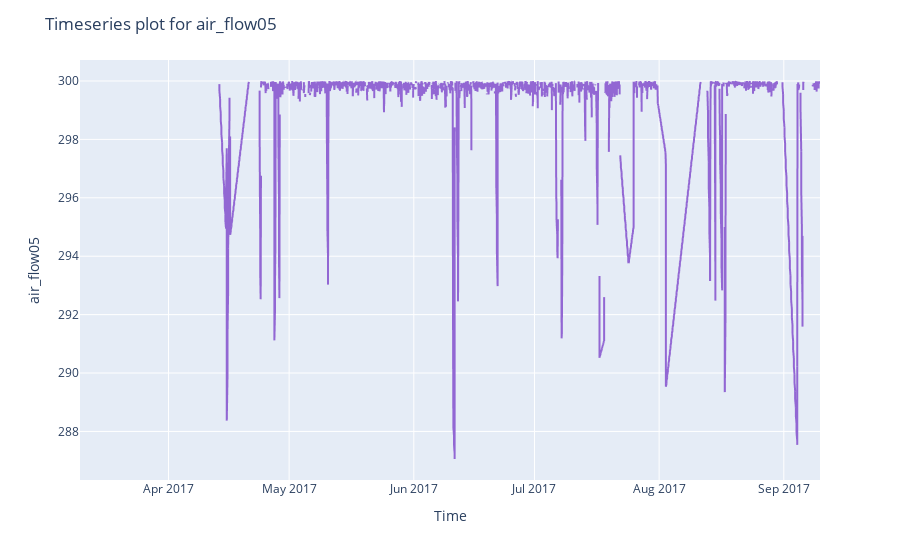

The notebook cell this image was saved under:
### Code cell
reporting.charts.primitives.plot_timeline(
    data=post_remove_outliers,
    x="timestamp",
    y=variable_name,
    title=f"Timeseries plot for {variable_name}"
).show()

### Figure 1 — Plotly figure (JSON) as saved in the notebook; plotly's stock layout.template omitted (floating-point values rounded to 4 significant figures; data arrays with more than 128 entries replaced by an {"elided": "..."} marker saying what was removed)
{"data": [{"hovertemplate": "timestamp=%{x}<br>air_flow05=%{y}<extra></extra>", "legendgroup": "", "line": {"color": "#9267D3", "dash": "solid"}, "marker": {"symbol": "circle"}, "mode": "lines", "name": "", "showlegend": false, "type": "scattergl", "x": {"elided": "4257 str values"}, "xaxis": "x", "y": {"elided": "4257 float values"}, "yaxis": "y"}], "layout": {"legend": {"tracegroupgap": 0}, "margin": {"t": 60}, "title": {"text": "Timeseries plot for air_flow05"}, "xaxis": {"anchor": "y", "domain": [0, 1], "title": {"text": "Time"}}, "yaxis": {"anchor": "x", "domain": [0, 1], "title": {"text": "air_flow05"}}}}
